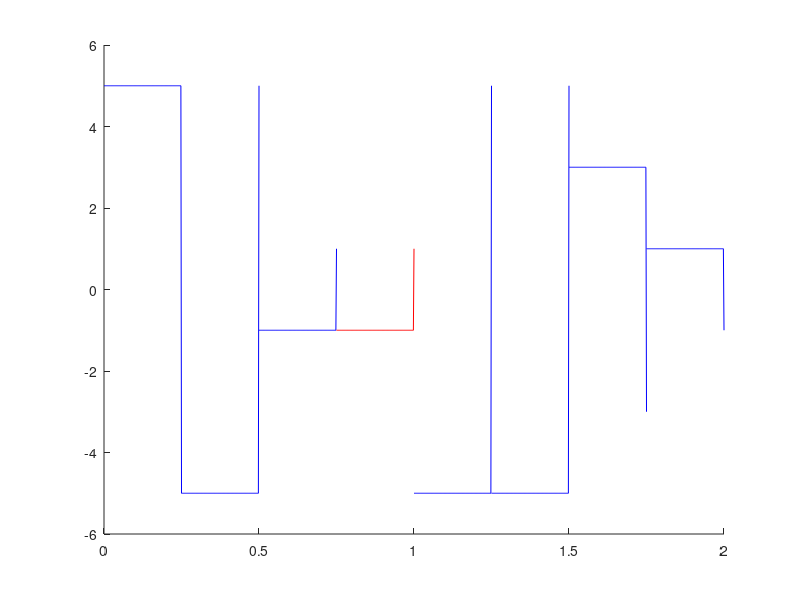
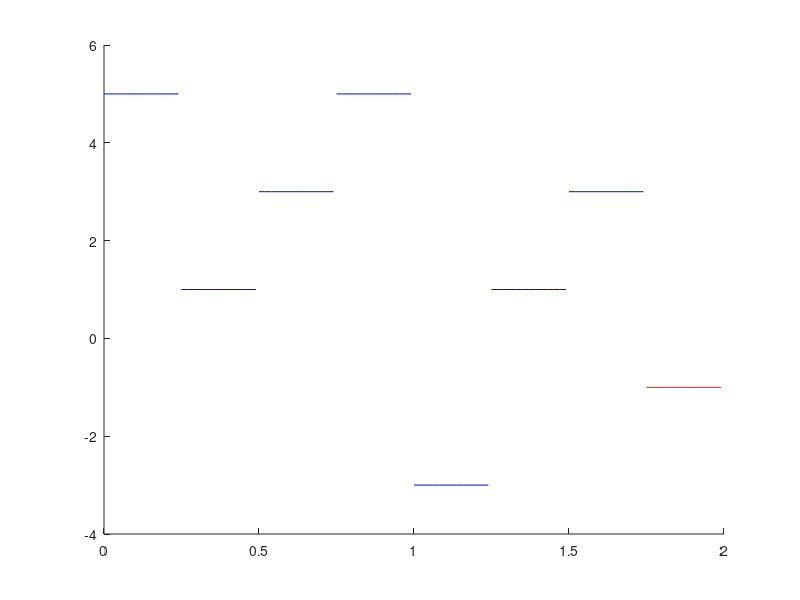
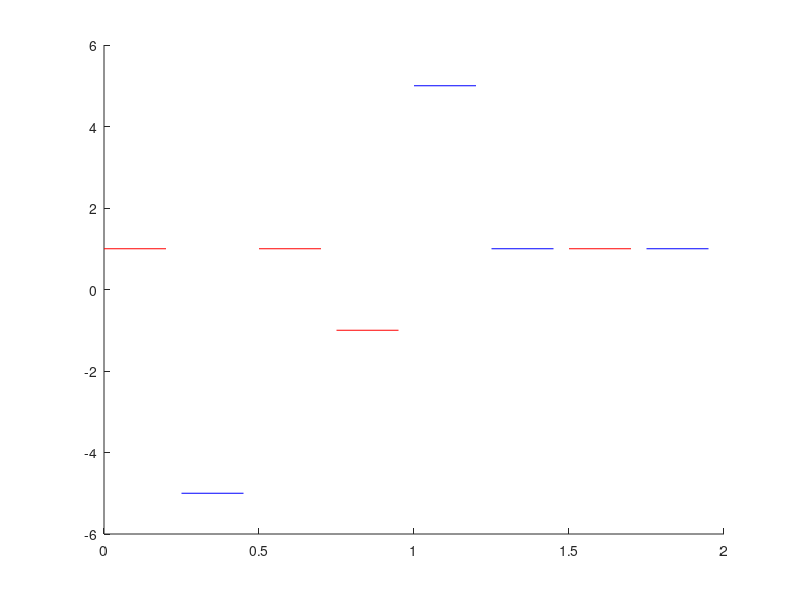

The MATLAB source for these figures, in order:
%rezolutie temporara 2ms=0.002s
%apar linii verticale si intre doua nivele care se afla la aceeasi valoare,
%nu am reusit sa le indepartez

Tmax=2 %in fiecare secunda apar 4 niveluri(vor aparea 8)
for n=1:1:4*Tmax; %iteratie dupa nr de niveluri
    t=(n-1)*0.25:0.002:n*0.25; %fiecare nivel dureaza 0.25s
r(n)=randperm(6,1); %genereaza un nr aleator dintre 1 si 6
figure(1)
hold on
if r(n)==1;
    s=square(4*pi*t,50);
    plot(t,s,'r')
else if r(n)==2 
        s=-square(4*pi*t,50);
        plot(t,s,'b')
else if r(n)==3
        s=3*square(4*pi*t,50);
        plot(t,s,'b')
else if r(n)==4
        s=(-3)*square(4*pi*t,50);
        plot(t,s,'b')
else if r(n)==5
        s=5*square(4*pi*t,50);
        plot(t,s,'b')
else if r(n)==6
        s=(-5)*square(4*pi*t,50);
        plot(t,s,'b')
        
    end
    end
    end
    end
    end

end
end
hold off


%rezolutie temporara 20ms=0.02s
%apar linii verticale si intre doua nivele care se afla la aceeasi valoare,
%nu am reusit sa le indepartez

Tmax=2; %in fiecare secunda apar 4 niveluri(vor aparea 8)
for n=1:1:4*Tmax; %iteratie dupa nr de niveluri
    t=(n-1)*0.25:0.02:n*0.25; %fiecare nivel dureaza 0.25s
r(n)=randperm(6,1); %genereaza un nr aleator dintre 1 si 6
figure(2)
hold on
if r(n)==1;
    s=square(4*pi*t,50);
    plot(t,s,'r')
else if r(n)==2 
        s=-square(4*pi*t,50);
        plot(t,s,'b')
else if r(n)==3
        s=3*square(4*pi*t,50);
        plot(t,s,'b')
else if r(n)==4
        s=(-3)*square(4*pi*t,50);
        plot(t,s,'b')
else if r(n)==5
        s=5*square(4*pi*t,50);
        plot(t,s,'b')
else if r(n)==6
        s=(-5)*square(4*pi*t,50);
        plot(t,s,'b')
        
    end
    end
    end
    end
    end

end
end
hold off


%rezolutie temporara 200ms=0.2s
%apar linii verticale si intre doua nivele care se afla la aceeasi valoare,
%nu am reusit sa le indepartez

Tmax=2 %in fiecare secunda apar 4 niveluri(vor aparea 8)
for n=1:1:4*Tmax; %iteratie dupa nr de niveluri
    t=(n-1)*0.25:0.2:n*0.25; %fiecare nivel dureaza 0.25s
r(n)=randperm(6,1); %genereaza un nr aleator dintre 1 si 6
figure(3)
hold on
if r(n)==1;
    s=square(4*pi*t,50);
    plot(t,s,'r')
else if r(n)==2 
        s=-square(4*pi*t,50);
        plot(t,s,'b')
else if r(n)==3
        s=3*square(4*pi*t,50);
        plot(t,s,'b')
else if r(n)==4
        s=(-3)*square(4*pi*t,50);
        plot(t,s,'b')
else if r(n)==5
        s=5*square(4*pi*t,50);
        plot(t,s,'b')
else if r(n)==6
        s=(-5)*square(4*pi*t,50);
        plot(t,s,'b')
        
    end
    end
    end
    end
    end

end
end
hold off

